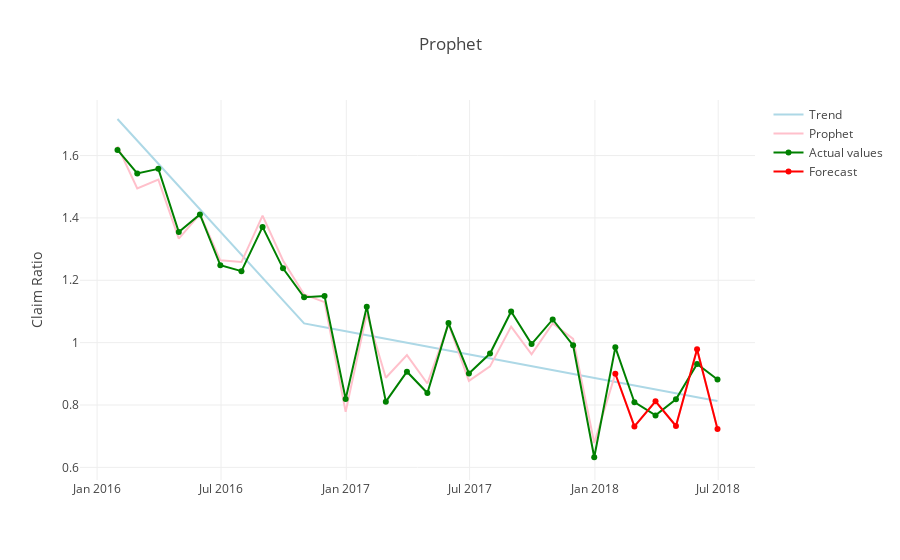

Notebook source saved alongside this figure:
### Markdown cell above
### Forecast (with visualization and BoxCox transformation)

### Code cell
df_prophet = ProphetCover(df, 6, 'Claim Ratio', True, True, False)
# df_prophet.head()
